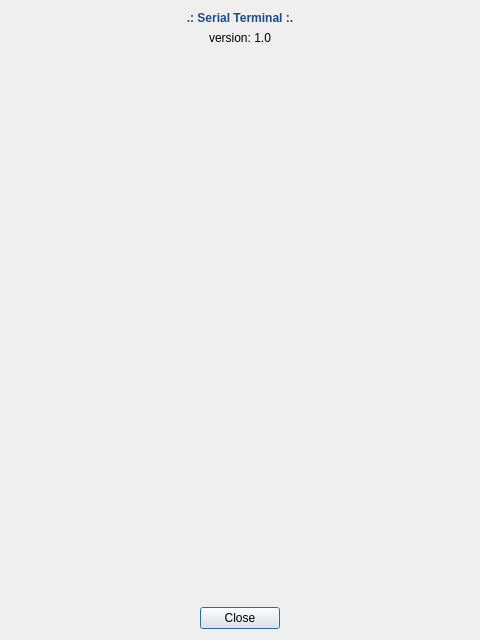
<?xml version="1.0" encoding="UTF-8"?>
<ui version="4.0">
 <class>AboutDialog</class>
 <widget class="QDialog" name="AboutDialog">
  <property name="geometry">
   <rect>
    <x>0</x>
    <y>0</y>
    <width>480</width>
    <height>640</height>
   </rect>
  </property>
  <property name="minimumSize">
   <size>
    <width>480</width>
    <height>640</height>
   </size>
  </property>
  <property name="maximumSize">
   <size>
    <width>480</width>
    <height>640</height>
   </size>
  </property>
  <property name="windowTitle">
   <string>About</string>
  </property>
  <property name="modal">
   <bool>true</bool>
  </property>
  <layout class="QVBoxLayout" name="verticalLayout_4">
   <item>
    <layout class="QVBoxLayout" name="verticalLayout">
     <item>
      <widget class="QLabel" name="label">
       <property name="styleSheet">
        <string notr="true">font: 57 12pt &quot;Ubuntu&quot;;
font-weight: bold;
color: rgb(32, 74, 135);</string>
       </property>
       <property name="text">
        <string>.: Serial Terminal :.</string>
       </property>
       <property name="alignment">
        <set>Qt::AlignCenter</set>
       </property>
      </widget>
     </item>
     <item>
      <widget class="QLabel" name="label_2">
       <property name="text">
        <string>version: 1.0</string>
       </property>
       <property name="alignment">
        <set>Qt::AlignCenter</set>
       </property>
      </widget>
     </item>
    </layout>
   </item>
   <item>
    <layout class="QVBoxLayout" name="verticalLayout_3">
     <item>
      <spacer name="verticalSpacer">
       <property name="orientation">
        <enum>Qt::Vertical</enum>
       </property>
       <property name="sizeHint" stdset="0">
        <size>
         <width>20</width>
         <height>40</height>
        </size>
       </property>
      </spacer>
     </item>
    </layout>
   </item>
   <item>
    <layout class="QHBoxLayout" name="horizontalLayout">
     <item>
      <layout class="QHBoxLayout" name="horizontalLayout_2">
       <item>
        <spacer name="horizontalSpacer">
         <property name="orientation">
          <enum>Qt::Horizontal</enum>
         </property>
         <property name="sizeHint" stdset="0">
          <size>
           <width>40</width>
           <height>20</height>
          </size>
         </property>
        </spacer>
       </item>
       <item>
        <widget class="QPushButton" name="pushAboutCloseButton">
         <property name="text">
          <string>Close</string>
         </property>
        </widget>
       </item>
       <item>
        <spacer name="horizontalSpacer_2">
         <property name="orientation">
          <enum>Qt::Horizontal</enum>
         </property>
         <property name="sizeHint" stdset="0">
          <size>
           <width>40</width>
           <height>20</height>
          </size>
         </property>
        </spacer>
       </item>
      </layout>
     </item>
    </layout>
   </item>
  </layout>
 </widget>
 <resources/>
 <connections/>
</ui>
